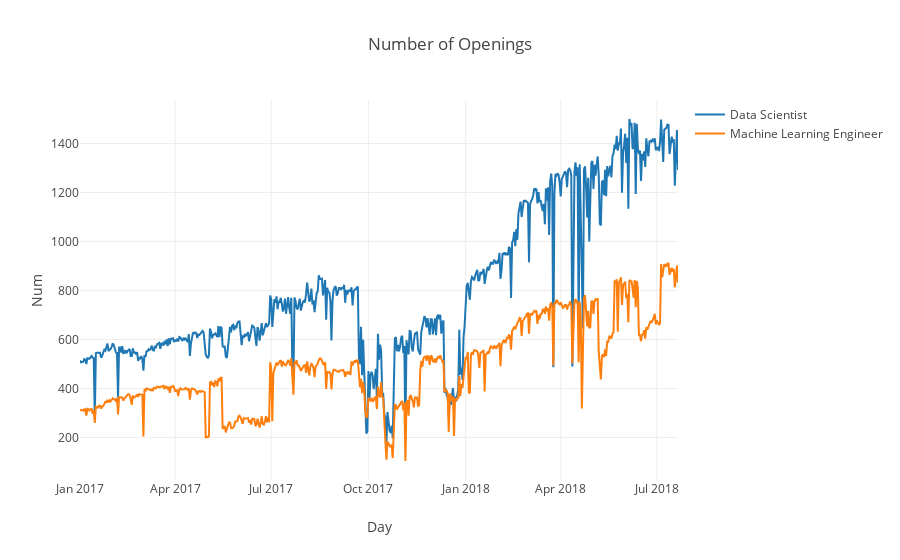

Notebook code cell kept with this figure:
### Code cell
###### Plot the time series job posting information
DS_total = DS.groupby('as_of_date').sum()
ML_total = ML.groupby('as_of_date').sum()
trace1 = go.Scatter(
    x = DS_total.index,
    y = DS_total.number_of_openings,
    name = 'Data Scientist'
)
trace2 = go.Scatter(
    x = ML_total.index,
    y = ML_total.number_of_openings,
    name = 'Machine Learning Engineer'
)
layout = go.Layout(
        title = "Number of Openings",
        xaxis = dict(title='Day'),
        yaxis = dict(title="Num"),
)
data = [trace1, trace2]
fig = go.Figure(data=data, layout=layout)
offline.iplot(fig, show_link=False)

### Figure 1 — Plotly figure (JSON) as saved in the notebook; plotly's stock layout.template omitted (floating-point values rounded to 4 significant figures; data arrays with more than 128 entries replaced by an {"elided": "..."} marker saying what was removed)
{"data": [{"name": "Data Scientist", "type": "scatter", "uid": "f43850f6-f88c-4872-88a1-6d7a32cd504c", "x": {"elided": "567 str values"}, "y": {"elided": "567 float values"}}, {"name": "Machine Learning Engineer", "type": "scatter", "uid": "54d78f62-d482-4882-9518-0a4a48a5152e", "x": {"elided": "567 str values"}, "y": {"elided": "567 float values"}}], "layout": {"title": {"text": "Number of Openings"}, "xaxis": {"title": {"text": "Day"}}, "yaxis": {"title": {"text": "Num"}}}}
